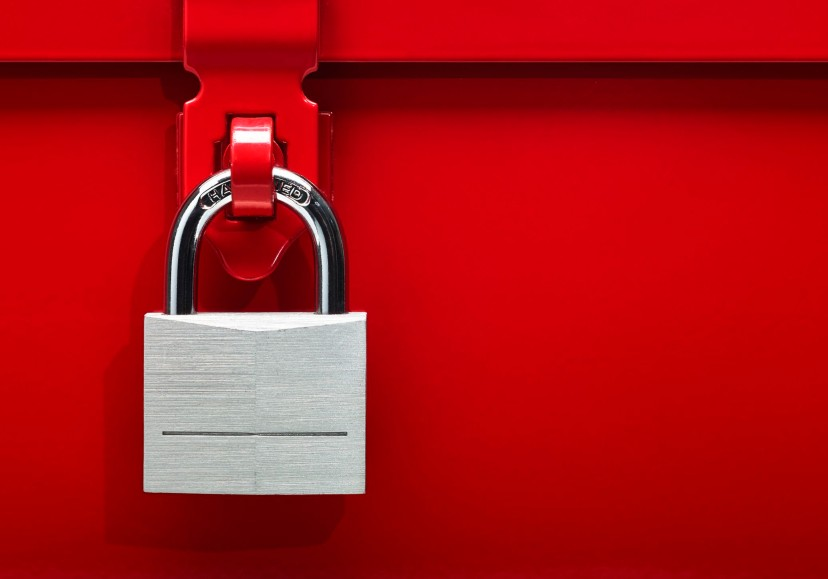
#> input picture Image Processing (Python)/Work_2/img2.jpg, 828 x 579 px, found by its file name
$ python part2.py
#> lines starting #> are read from the running program, lines starting #| are printed output that depends on the picture
import cv2
import numpy as np
from skimage.metrics import structural_similarity as ssim
from skimage.metrics import mean_squared_error as mse
import random

# Salt & Pepper απο Lab1Codes.py
def saltAndPepper(anImage, prob):
    noisy_image = np.zeros(anImage.shape, np.uint8)
    for rowIdx in range(anImage.shape[0]):
        for colIdx in range(anImage.shape[1]):
            rand = random.random()
            if rand < prob:
                noisy_image[rowIdx][colIdx] = 0
            elif rand > (1 - prob):
                noisy_image[rowIdx][colIdx] = 255
            else:
                noisy_image[rowIdx][colIdx] = anImage[rowIdx][colIdx]

    return noisy_image

# Παρομοιο με το saltAndPepper αλλά βάζει το χρώμα γκρι
def grayNoise(anImage, prob):
    noisy_image = np.zeros(anImage.shape, np.uint8)
    for rowIdx in range(anImage.shape[0]):
        for colIdx in range(anImage.shape[1]):
            rand = random.random()
            if rand < prob:
                noisy_image[rowIdx][colIdx] = 128
            else:
                noisy_image[rowIdx][colIdx] = anImage[rowIdx][colIdx]

    return noisy_image

# Υποερώτημα 1
# Φορτώνει την εικόνα σε grayscale(flag=0)
img = cv2.imread('img2.jpg', 0)
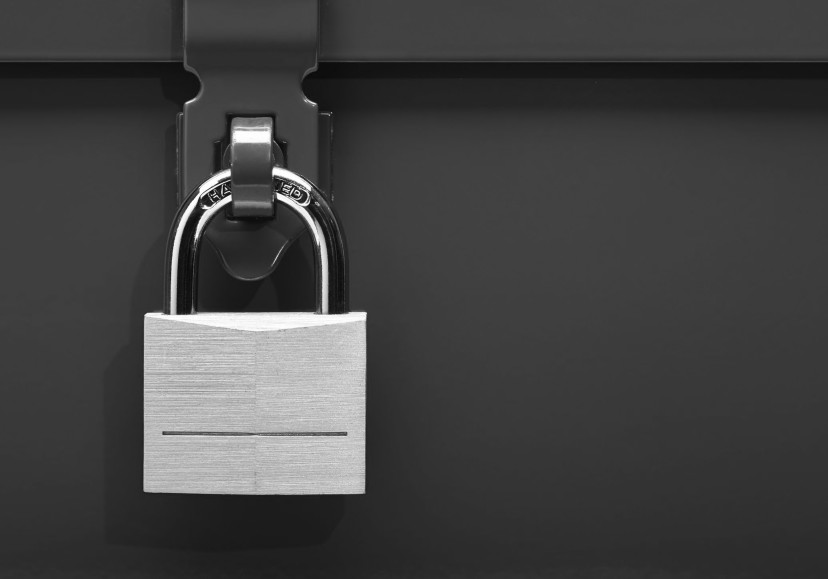
#> img: shape (579, 828); min 7, max 255, mean 66

# Υποερώτημα 2
# Εισάγει θόρυβο Salt & pepper 10%
img_saltpepper = saltAndPepper(img, 0.1)
#> after the loop in saltAndPepper, `for rowIdx in range(anImage.shape[0]):`:
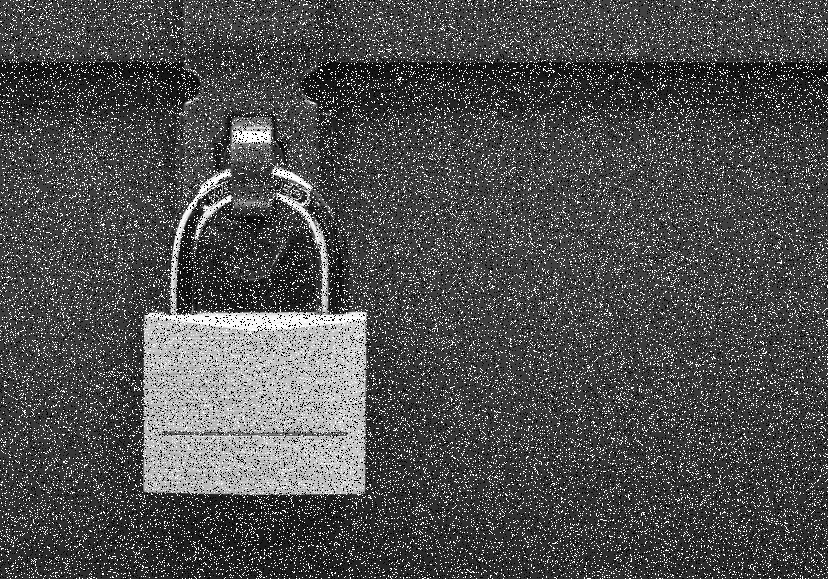
#> noisy_image: shape (579, 828); min 0, max 255, mean 78.3
# Εισάγει θόρυβο grayNoise
img_grayNoise = grayNoise(img, 0.2)
#> after the loop in grayNoise, `for rowIdx in range(anImage.shape[0]):`:
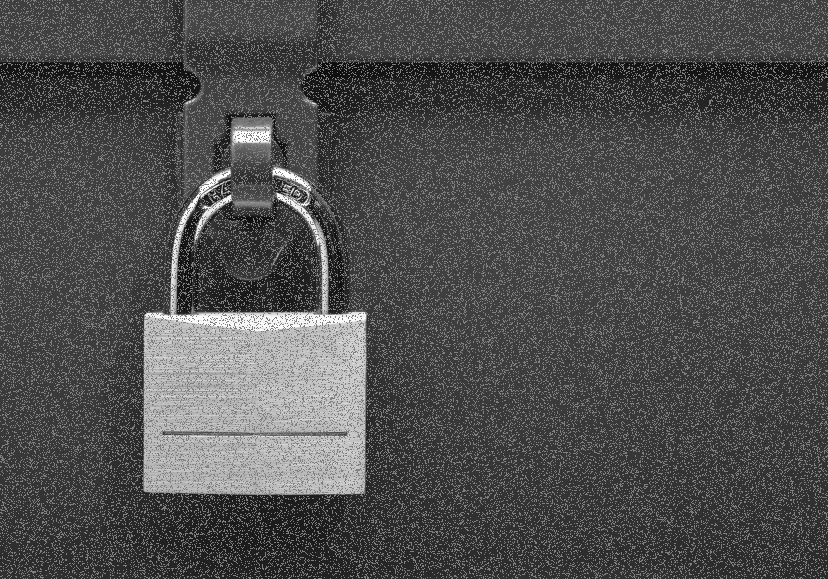
#> noisy_image: shape (579, 828); min 7, max 255, mean 78.5

# Υποερώτημα 3
# Εμφάνιση εικόνας (αρχική και με θόρυβο)
cv2.namedWindow('img', cv2.WINDOW_NORMAL)
cv2.imshow('img', img)
cv2.namedWindow('img_saltpepper', cv2.WINDOW_NORMAL)
cv2.imshow('img_saltpepper', img_saltpepper)
cv2.namedWindow('img_grayNoise', cv2.WINDOW_NORMAL)
cv2.imshow('img_grayNoise', img_grayNoise)

# Υποερώτημα 4
# Αφαιρεί τον θόρυβο με τρία διαφορετικά φίλτρα
# blur, GaussianBlur, medianBlur
img_saltpepper_blur = cv2.blur(img_saltpepper,(5,5))
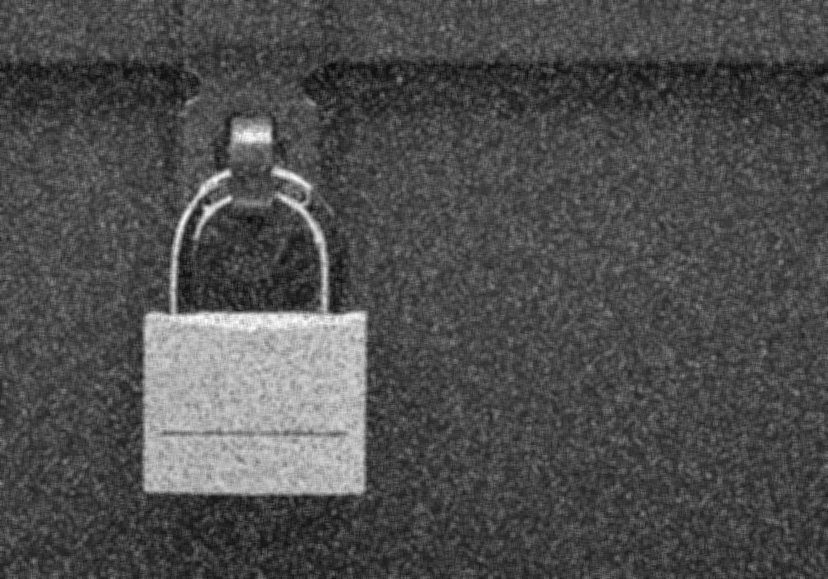
#> img_saltpepper_blur: shape (579, 828); min 10, max 251, mean 78.3
img_saltpepper_GaussianBlur = cv2.GaussianBlur(img_saltpepper,(5,5),0)
img_saltpepper_medianBlur = cv2.medianBlur(img_saltpepper, 5)

img_grayNoise_blur = cv2.blur(img_grayNoise,(5,5))
img_grayNoise_GaussianBlur = cv2.GaussianBlur(img_grayNoise,(5,5),0)
img_grayNoise_medianBlur = cv2.medianBlur(img_grayNoise, 5)

# Υποερώτημα 5
# Εμφάνιση εικόνας με θόρυβο
cv2.namedWindow('img_saltpepper_blur', cv2.WINDOW_NORMAL)
cv2.imshow('img_saltpepper_blur', img_saltpepper_blur)
cv2.namedWindow('img_saltpepper_GaussianBlur', cv2.WINDOW_NORMAL)
cv2.imshow('img_saltpepper_GaussianBlur', img_saltpepper_GaussianBlur)
cv2.namedWindow('img_saltpepper_medianBlur', cv2.WINDOW_NORMAL)
cv2.imshow('img_saltpepper_medianBlur', img_saltpepper_medianBlur)

cv2.namedWindow('img_grayNoise_blur', cv2.WINDOW_NORMAL)
cv2.imshow('img_grayNoise_blur', img_grayNoise_blur)
cv2.namedWindow('img_grayNoise_GaussianBlur', cv2.WINDOW_NORMAL)
cv2.imshow('img_grayNoise_GaussianBlur', img_grayNoise_GaussianBlur)
cv2.namedWindow('img_grayNoise_medianBlur', cv2.WINDOW_NORMAL)
cv2.imshow('img_grayNoise_medianBlur', img_grayNoise_medianBlur)

# Υποερώτημα 6
# Σύγκριση εικόνων με θόρυβο με την αρχική

# a) Μετρική Structural Similarity Index (SSIM)
ssim_saltpepper_blur , _ = ssim(img, img_saltpepper_blur, full=True)
#> ssim_saltpepper_blur = 0.368
ssim_saltpepper_GaussianBlur , _ = ssim(img, img_saltpepper_GaussianBlur, full=True)
#> ssim_saltpepper_GaussianBlur = 0.244
ssim_saltpepper_medianBlur , _  = ssim(img, img_saltpepper_medianBlur, full=True)
#> ssim_saltpepper_medianBlur = 0.946
ssim_grayNoise_blur , _ = ssim(img, img_grayNoise_blur, full=True)
#> ssim_grayNoise_blur = 0.666
ssim_grayNoise_GaussianBlur , _ = ssim(img, img_grayNoise_GaussianBlur, full=True)
#> ssim_grayNoise_GaussianBlur = 0.541
ssim_grayNoise_medianBlur , _ = ssim(img, img_grayNoise_medianBlur, full=True)
#> ssim_grayNoise_medianBlur = 0.931

print('SSIM saltpepper_blur\t{:.3f}'.format(ssim_saltpepper_blur))
#| SSIM saltpepper_blur	0.368
print('SSIM saltpepper_GaussianBlur\t{:.3f}'.format(ssim_saltpepper_GaussianBlur))
#| SSIM saltpepper_GaussianBlur	0.244
print('SSIM saltpepper_medianBlur\t{:.3f}'.format(ssim_saltpepper_medianBlur))
#| SSIM saltpepper_medianBlur	0.946

print('SSIM grayNoise_blur\t{:.3f}'.format(ssim_grayNoise_blur))
#| SSIM grayNoise_blur	0.666
print('SSIM grayNoise_GaussianBlur\t{:.3f}'.format(ssim_grayNoise_GaussianBlur))
#| SSIM grayNoise_GaussianBlur	0.541
print('SSIM grayNoise_medianBlur\t{:.3f}'.format(ssim_grayNoise_medianBlur))
#| SSIM grayNoise_medianBlur	0.931
print()

# b) Μετρική Mean Square Error (MSE)
mse_saltpepper_blur = mse(img, img_saltpepper_blur)
#> mse_saltpepper_blur = 436.3
mse_saltpepper_GaussianBlur = mse(img, img_saltpepper_GaussianBlur)
#> mse_saltpepper_GaussianBlur = 559.6
mse_saltpepper_medianBlur = mse(img, img_saltpepper_medianBlur)
#> mse_saltpepper_medianBlur = 32.97
mse_grayNoise_blur = mse(img, img_grayNoise_blur)
#> mse_grayNoise_blur = 311.2
mse_grayNoise_GaussianBlur = mse(img, img_grayNoise_GaussianBlur)
#> mse_grayNoise_GaussianBlur = 322.1
mse_grayNoise_medianBlur = mse(img, img_grayNoise_medianBlur)
#> mse_grayNoise_medianBlur = 50.44

print('MSE saltpepper_blur\t{:.3f}'.format(mse_saltpepper_blur))
#| MSE saltpepper_blur	436.293
print('MSE saltpepper_GaussianBlur\t{:.3f}'.format(mse_saltpepper_GaussianBlur))
#| MSE saltpepper_GaussianBlur	559.606
print('MSE saltpepper_medianBlur\t{:.3f}'.format(mse_saltpepper_medianBlur))
#| MSE saltpepper_medianBlur	32.969

print('MSE grayNoise_blur\t{:.3f}'.format(mse_grayNoise_blur))
#| MSE grayNoise_blur	311.170
print('MSE grayNoise_GaussianBlur\t{:.3f}'.format(mse_grayNoise_GaussianBlur))
#| MSE grayNoise_GaussianBlur	322.054
print('MSE grayNoise_medianBlur\t{:.3f}'.format(mse_grayNoise_medianBlur))
#| MSE grayNoise_medianBlur	50.444

# Αποθήκευση αποτελεσμάτων
cv2.imwrite('img2_grayscale.jpg', img)
cv2.imwrite('img2_saltpepper.jpg', img_saltpepper)
cv2.imwrite('img2_saltpepper_blur.jpg', img_saltpepper_blur)
cv2.imwrite('img2_saltpepper_GaussianBlur.jpg', img_saltpepper_GaussianBlur)
cv2.imwrite('img2_saltpepper_medianBlur.jpg', img_saltpepper_medianBlur)
cv2.imwrite('img2_grayNoise.jpg', img_grayNoise)
cv2.imwrite('img2_grayNoise_blur.jpg', img_grayNoise_blur)
cv2.imwrite('img2_grayNoise_GaussianBlur.jpg', img_grayNoise_GaussianBlur)
cv2.imwrite('img2_grayNoise_medianBlur.jpg', img_grayNoise_medianBlur)

# Αναμονή πλήκτρου και κλείσιμο
cv2.waitKey()
cv2.destroyAllWindows()

$ run again, with Image Processing (Python)/Work_2/img1.jpg copied over Image Processing (Python)/Work_2/img2.jpg
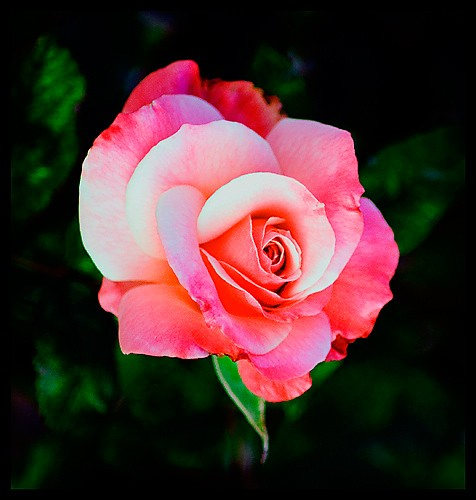
#> input picture Image Processing (Python)/Work_2/img1.jpg, 476 x 500 px, found by its file name
#> after the loop in saltAndPepper, `for rowIdx in range(anImage.shape[0]):`:
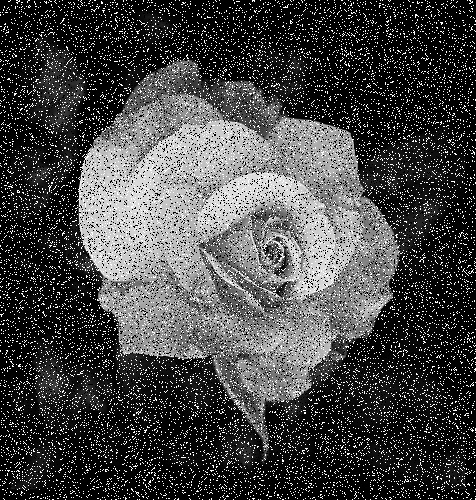
#> noisy_image: shape (500, 476); min 0, max 255, mean 69.6
#> `img_grayNoise_blur = cv2.blur(img_grayNoise,(5,5))`:
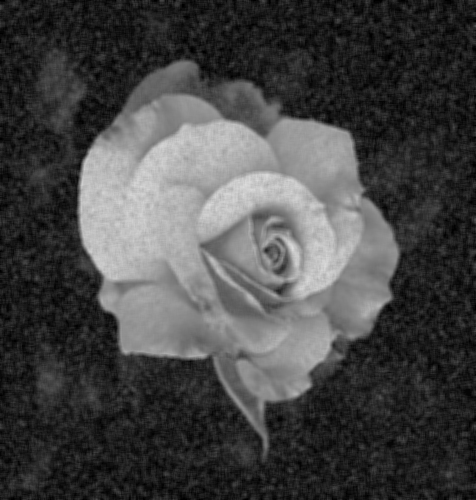
#> img_grayNoise_blur: shape (500, 476); min 0, max 221, mean 69.6
#> ssim_saltpepper_blur = 0.241
#> ssim_saltpepper_GaussianBlur = 0.194
#> ssim_saltpepper_medianBlur = 0.934
#> ssim_grayNoise_blur = 0.358
#> ssim_grayNoise_GaussianBlur = 0.331
#> ssim_grayNoise_medianBlur = 0.908
#| SSIM saltpepper_blur	0.241
#| SSIM saltpepper_GaussianBlur	0.194
#| SSIM saltpepper_medianBlur	0.934
#| SSIM grayNoise_blur	0.358
#| SSIM grayNoise_GaussianBlur	0.331
#| SSIM grayNoise_medianBlur	0.908
#> mse_saltpepper_blur = 715.7
#> mse_saltpepper_GaussianBlur = 862.4
#> mse_saltpepper_medianBlur = 47.15
#> mse_grayNoise_blur = 576.9
#> mse_grayNoise_GaussianBlur = 606.8
#> mse_grayNoise_medianBlur = 79.7
#| MSE saltpepper_blur	715.677
#| MSE saltpepper_GaussianBlur	862.351
#| MSE saltpepper_medianBlur	47.147
#| MSE grayNoise_blur	576.878
#| MSE grayNoise_GaussianBlur	606.827
#| MSE grayNoise_medianBlur	79.702
